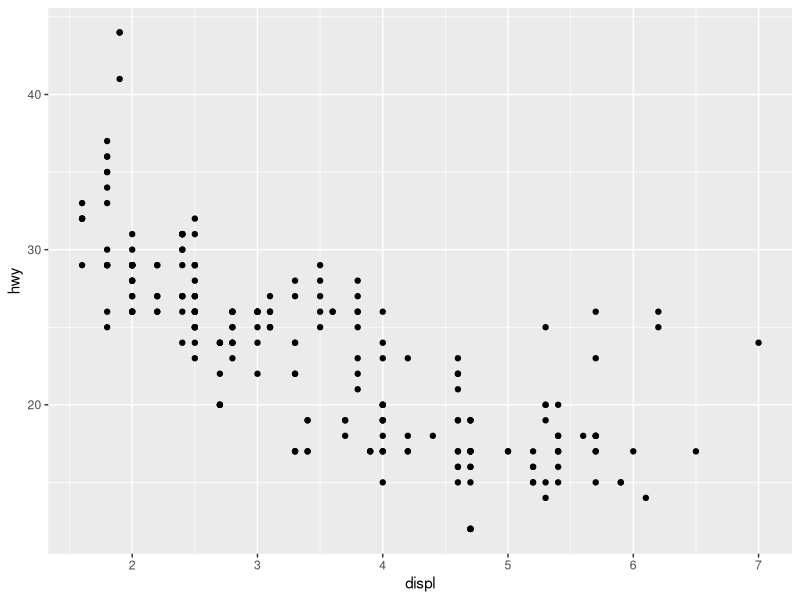
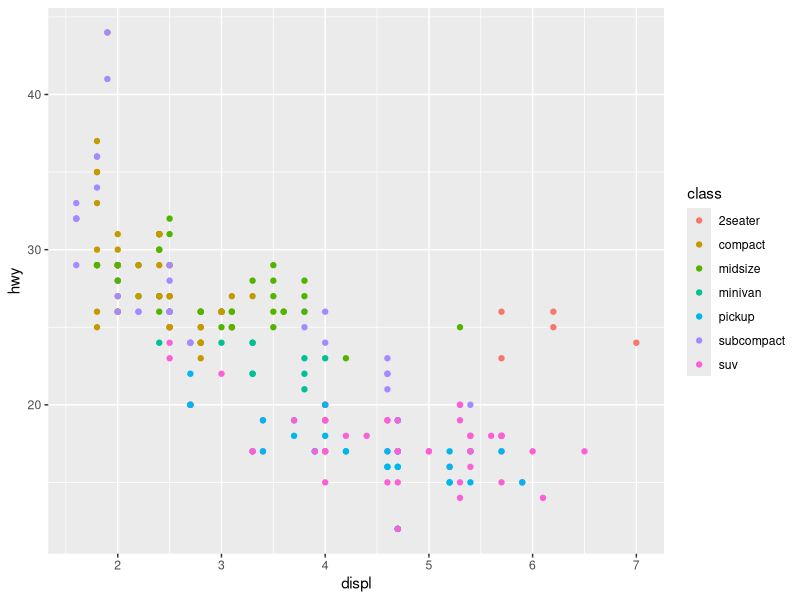
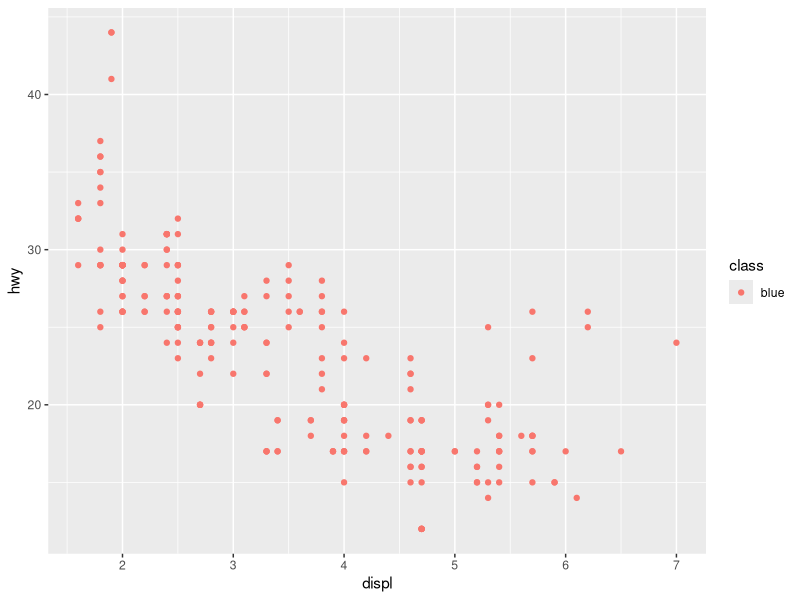
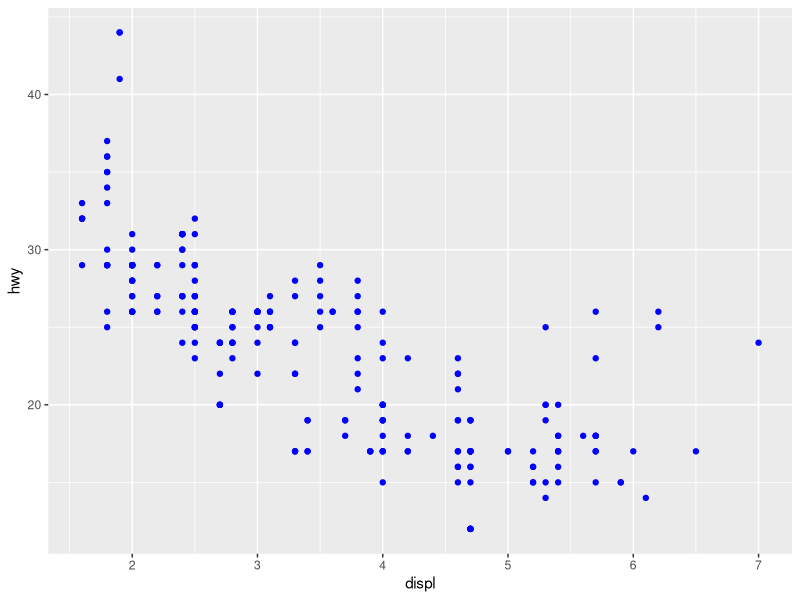
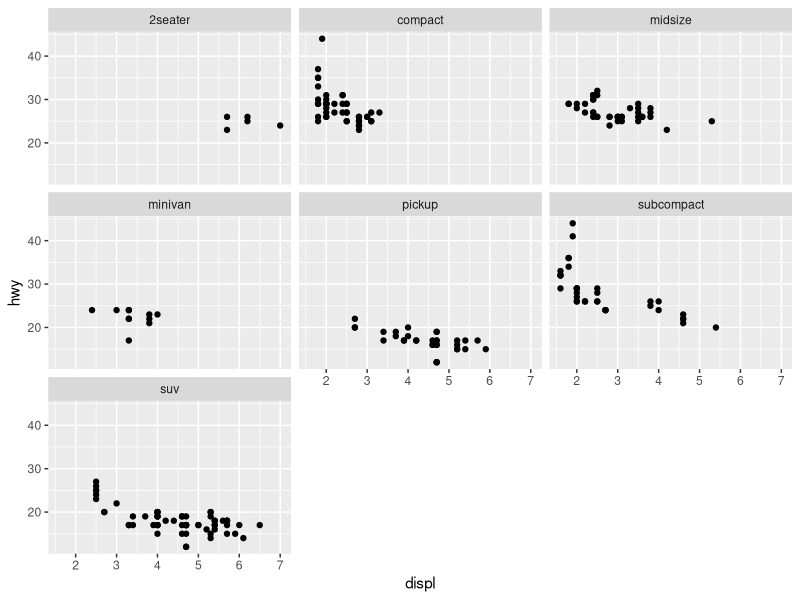

Write the R code that produced these figures, in order. (Note: this script raises an error after producing the figures.)
library(ggplot2)

# 2.2 Fuel Economy Data

mpg

ggplot(mpg, aes(x = displ, y = hwy)) + geom_point()

ggplot(mpg, aes(displ, hwy, colour = class)) + geom_point()

ggplot(mpg, aes(displ, hwy, colour = class)) + geom_point(aes(colour = "blue"))
ggplot(mpg, aes(displ, hwy, colour = class)) + geom_point(colour = "blue")

# 2.5 Facetting

ggplot(mpg, aes(displ, hwy)) + geom_point() + facet_wrap(~ class)

# 2.6 Plot Geoms
geom_smooth()
geom_boxplot()
geom_histogram()
geom_freqploy()
geom_bar()
geom_path()
geom_line()

ggplot(mpg, aes(displ, hwy)) + geom_point() + geom_smooth()
ggplot(mpg, aes(displ, hwy)) + geom_point() + geom_smooth(se = FALSE)
ggplot(mpg, aes(displ, hwy)) + geom_point() + geom_smooth(span = 0.2)
ggplot(mpg, aes(displ, hwy)) + geom_point() + geom_smooth(span = 1)

library(mgcv)
ggplot(mpg, aes(displ, hwy)) + geom_point() + geom_smooth(method = "gam", formula = y ~ s(x))

# method = lm
ggplot(mpg, aes(displ, hwy)) + geom_point() + geom_smooth(method = "lm")
ggplot(mpg, aes(displ, hwy)) + geom_point() + geom_smooth(method = "lm", se = FALSE)

# 2.6.2 Boxplot and Jittered Points
ggplot(mpg, aes(drv, hwy)) + geom_point()
ggplot(mpg, aes(drv, hwy)) + geom_jitter()
ggplot(mpg, aes(drv, hwy)) + geom_boxplot()
ggplot(mpg, aes(drv, hwy)) + geom_violin()




